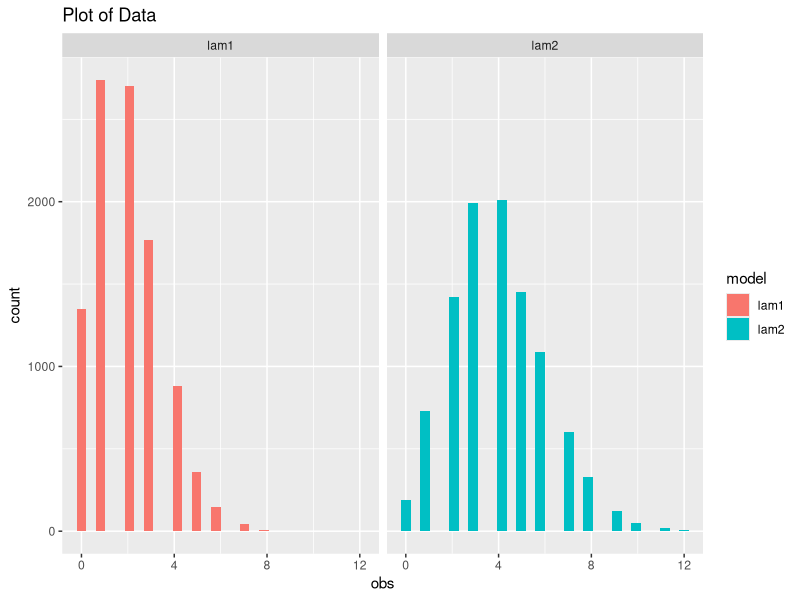

The R script that drew this image: (Note: this script raises an error after producing the figure.)
# Import Libs
library(tidyverse)

# Create dataframe
df <- data.frame(lam1 = rpois(10000, 2),
                 lam2 = rpois(10000, 4))
# Tidy data
df <- pivot_longer(df, colnames(df), names_to="model", values_to="obs")

# Plot
ggplot(df) + 
  geom_histogram(aes(x=obs, fill=model)) + 
  facet_grid(.~model) + 
  ggtitle("Plot of Data") + 
  ggsave("./plots/plot1.png")
